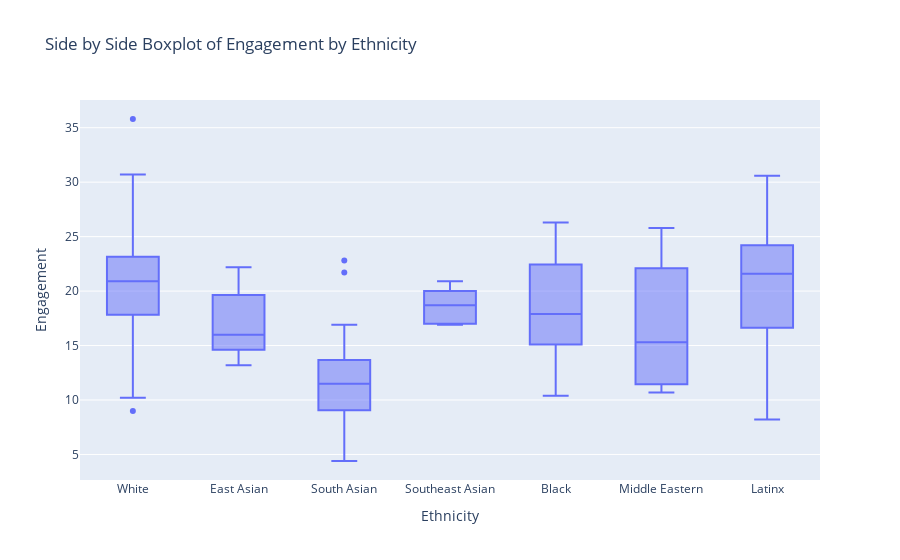

Notebook code for this chart:
### Code cell
fig = px.box(tiktok, x="Ethnicity", y="Engagement", title="Side by Side Boxplot of Engagement by Ethnicity")
fig.show()

### Figure 1 — Plotly figure (JSON) as saved in the notebook; plotly's stock layout.template omitted (floating-point values rounded to 4 significant figures; data arrays with more than 128 entries replaced by an {"elided": "..."} marker saying what was removed)
{"data": [{"alignmentgroup": "True", "hovertemplate": "Ethnicity=%{x}<br>Engagement=%{y}<extra></extra>", "legendgroup": "", "marker": {"color": "#636efa"}, "name": "", "notched": false, "offsetgroup": "", "orientation": "v", "showlegend": false, "type": "box", "x": {"elided": "225 str values"}, "x0": " ", "xaxis": "x", "y": {"elided": "225 float values"}, "y0": " ", "yaxis": "y"}], "layout": {"boxmode": "group", "legend": {"tracegroupgap": 0}, "title": {"text": "Side by Side Boxplot of Engagement by Ethnicity"}, "xaxis": {"anchor": "y", "domain": [0, 1], "title": {"text": "Ethnicity"}}, "yaxis": {"anchor": "x", "domain": [0, 1], "title": {"text": "Engagement"}}}}
